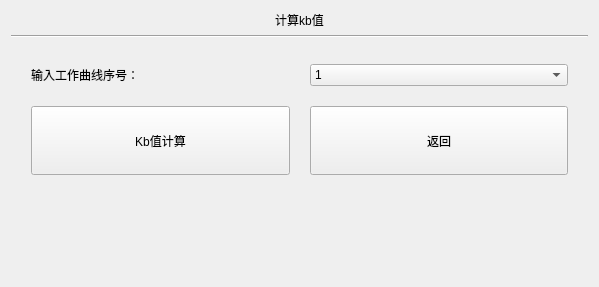
<?xml version="1.0" encoding="UTF-8"?>
<ui version="4.0">
 <class>count_kb_value</class>
 <widget class="QWidget" name="count_kb_value">
  <property name="geometry">
   <rect>
    <x>0</x>
    <y>0</y>
    <width>599</width>
    <height>287</height>
   </rect>
  </property>
  <property name="windowTitle">
   <string>Form</string>
  </property>
  <layout class="QGridLayout" name="gridLayout_2">
   <item row="0" column="0">
    <layout class="QVBoxLayout" name="verticalLayout" stretch="1,1,2,1">
     <item>
      <widget class="QLabel" name="label">
       <property name="sizePolicy">
        <sizepolicy hsizetype="Preferred" vsizetype="Maximum">
         <horstretch>0</horstretch>
         <verstretch>0</verstretch>
        </sizepolicy>
       </property>
       <property name="text">
        <string>计算kb值</string>
       </property>
       <property name="alignment">
        <set>Qt::AlignCenter</set>
       </property>
      </widget>
     </item>
     <item>
      <widget class="Line" name="line">
       <property name="orientation">
        <enum>Qt::Horizontal</enum>
       </property>
      </widget>
     </item>
     <item>
      <layout class="QGridLayout" name="gridLayout">
       <property name="margin">
        <number>20</number>
       </property>
       <property name="spacing">
        <number>20</number>
       </property>
       <item row="0" column="0">
        <widget class="QLabel" name="label_2">
         <property name="sizePolicy">
          <sizepolicy hsizetype="Preferred" vsizetype="Fixed">
           <horstretch>0</horstretch>
           <verstretch>0</verstretch>
          </sizepolicy>
         </property>
         <property name="text">
          <string>输入工作曲线序号：</string>
         </property>
        </widget>
       </item>
       <item row="0" column="1">
        <widget class="QComboBox" name="comboBox">
         <property name="sizePolicy">
          <sizepolicy hsizetype="Preferred" vsizetype="Fixed">
           <horstretch>0</horstretch>
           <verstretch>0</verstretch>
          </sizepolicy>
         </property>
         <item>
          <property name="text">
           <string>1</string>
          </property>
         </item>
         <item>
          <property name="text">
           <string>2</string>
          </property>
         </item>
         <item>
          <property name="text">
           <string>3</string>
          </property>
         </item>
         <item>
          <property name="text">
           <string>4</string>
          </property>
         </item>
         <item>
          <property name="text">
           <string>5</string>
          </property>
         </item>
         <item>
          <property name="text">
           <string>6</string>
          </property>
         </item>
         <item>
          <property name="text">
           <string>7</string>
          </property>
         </item>
         <item>
          <property name="text">
           <string>8</string>
          </property>
         </item>
         <item>
          <property name="text">
           <string>9</string>
          </property>
         </item>
         <item>
          <property name="text">
           <string>10</string>
          </property>
         </item>
         <item>
          <property name="text">
           <string>11</string>
          </property>
         </item>
         <item>
          <property name="text">
           <string>12</string>
          </property>
         </item>
         <item>
          <property name="text">
           <string>13</string>
          </property>
         </item>
         <item>
          <property name="text">
           <string>14</string>
          </property>
         </item>
         <item>
          <property name="text">
           <string>15</string>
          </property>
         </item>
        </widget>
       </item>
       <item row="1" column="0">
        <widget class="QPushButton" name="pushButton">
         <property name="sizePolicy">
          <sizepolicy hsizetype="Minimum" vsizetype="Preferred">
           <horstretch>0</horstretch>
           <verstretch>0</verstretch>
          </sizepolicy>
         </property>
         <property name="text">
          <string>Kb值计算</string>
         </property>
        </widget>
       </item>
       <item row="1" column="1">
        <widget class="QPushButton" name="pushButton_2">
         <property name="sizePolicy">
          <sizepolicy hsizetype="Minimum" vsizetype="Preferred">
           <horstretch>0</horstretch>
           <verstretch>0</verstretch>
          </sizepolicy>
         </property>
         <property name="text">
          <string>返回</string>
         </property>
        </widget>
       </item>
      </layout>
     </item>
     <item>
      <layout class="QHBoxLayout" name="horizontalLayout">
       <item>
        <widget class="issample" name="widget" native="true"/>
       </item>
       <item>
        <widget class="ispreheat" name="widget_2" native="true"/>
       </item>
       <item>
        <widget class="date_widget" name="widget_3" native="true"/>
       </item>
      </layout>
     </item>
    </layout>
   </item>
  </layout>
 </widget>
 <customwidgets>
  <customwidget>
   <class>date_widget</class>
   <extends>QWidget</extends>
   <header>date_widget.h</header>
   <container>1</container>
  </customwidget>
  <customwidget>
   <class>issample</class>
   <extends>QWidget</extends>
   <header>issample.h</header>
   <container>1</container>
  </customwidget>
  <customwidget>
   <class>ispreheat</class>
   <extends>QWidget</extends>
   <header>ispreheat.h</header>
   <container>1</container>
  </customwidget>
 </customwidgets>
 <resources/>
 <connections/>
</ui>
